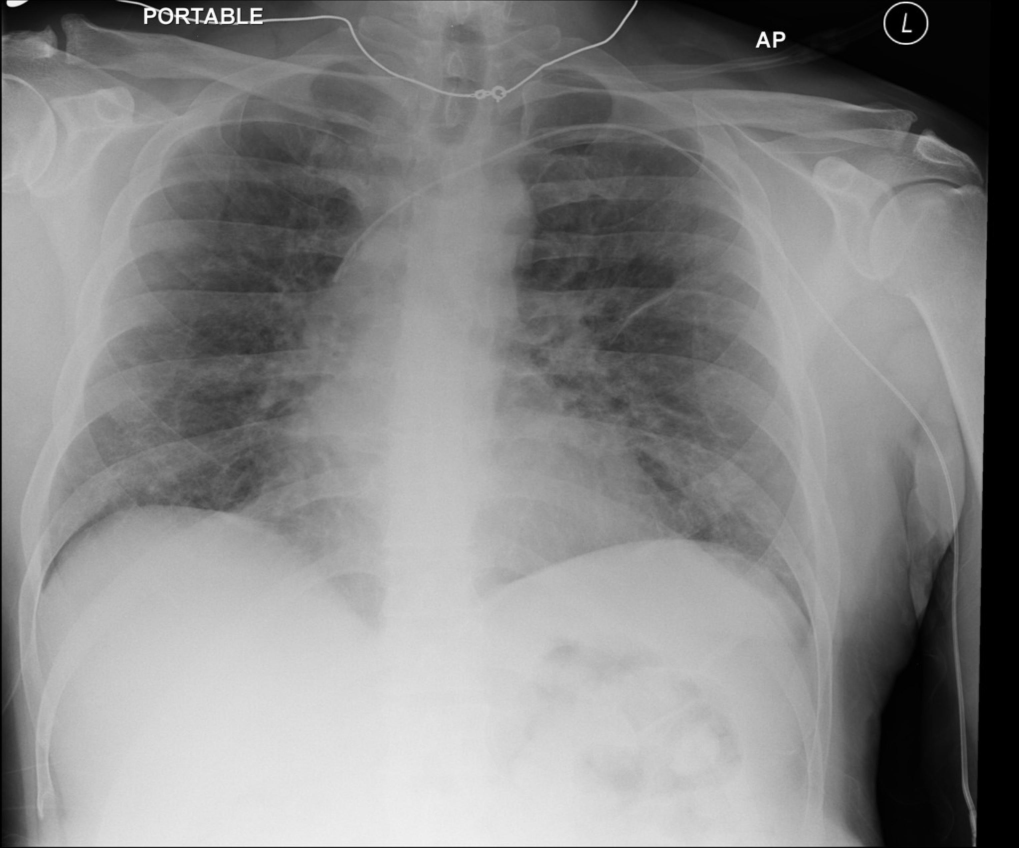
#> input picture MFCN_SMC/model_input/input_Catheter_Whole_RANZCR/train/1.2.826.0.1.3680043.8.498.10016038448650125162506685814898382210.jpg, 3056 x 2544 px, found by its file name (shown at 1/3 size); its folder holds 4 pictures in this run
$ python generate_patches.py
#> lines starting #> are read from the running program, lines starting #| are printed output that depends on the picture; after the words box and inside, x2 and y2 are one past the last pixel; in counts of white or black regions, pixels touching at a corner belong together; pictures that were not available may be replaced by others from this repository, and a replacement may not be noted
# generate_patches.py

import os
import cv2
import numpy as np
from PIL import Image

PATCH_SIZE = 512
PATCHES_PER_IMAGE = 5  # How many patches to extract per image

# === PATHS ===
original_dir = "../model_input/input_Catheter_Whole_RANZCR/train"
predicted_mask_dir = "../output/output_inference_segmentation_endtoendFCDenseNet_Whole_RANZCR/First_output/Whole"
gt_mask_dir = "../model_input/mask_Catheter_Whole_RANZCR/train"

patch_output_dir = "../model_input/patch_input/train"

os.makedirs(patch_output_dir, exist_ok=True)
os.makedirs(patch_output_dir + "/images", exist_ok=True)
os.makedirs(patch_output_dir + "/masks", exist_ok=True)

def extract_patches(image, mask, gt_mask, base_name):
    h, w = mask.shape
    mask_coords = np.argwhere(mask > 0)

    for i in range(PATCHES_PER_IMAGE):
        if len(mask_coords) == 0:
            break

        # Pick a random pixel where mask = 1
        y, x = mask_coords[np.random.choice(len(mask_coords))]

        # Define patch bounds
        top = max(y - PATCH_SIZE // 2, 0)
        left = max(x - PATCH_SIZE // 2, 0)
        bottom = min(top + PATCH_SIZE, h)
        right = min(left + PATCH_SIZE, w)

        # Adjust if at edge
        top = bottom - PATCH_SIZE
        left = right - PATCH_SIZE
        top = max(top, 0)
        left = max(left, 0)

        # Crop
        img_patch = image[top:bottom, left:right]
        mask_patch = gt_mask[top:bottom, left:right]

        # Save
        img_pil = Image.fromarray(img_patch)
        mask_pil = Image.fromarray(mask_patch)

        img_pil.save(f"{patch_output_dir}/images/{base_name}_patch{i}.png")
        mask_pil.save(f"{patch_output_dir}/masks/{base_name}_patch{i}.png")

        print(f"Saved: {base_name}_patch{i}.png")

def main():
    image_files = [f for f in os.listdir(original_dir) if f.endswith(".jpg")]

    for img_file in image_files:
        base_name = img_file.replace(".jpg", "")

        # Load original, predicted, and GT mask
        image = np.array(Image.open(os.path.join(original_dir, img_file)).convert("L"))
#> image is the input picture: shape (2544, 3056); min 0, max 255, mean 133.8
        predicted_mask = np.array(Image.open(os.path.join(predicted_mask_dir, f"{base_name}_mask.jpg")).convert("L"))
        gt_mask = np.array(Image.open(os.path.join(gt_mask_dir, img_file)).convert("L"))

        # Binarize predicted mask if needed
        predicted_mask = (predicted_mask > 127).astype(np.uint8)
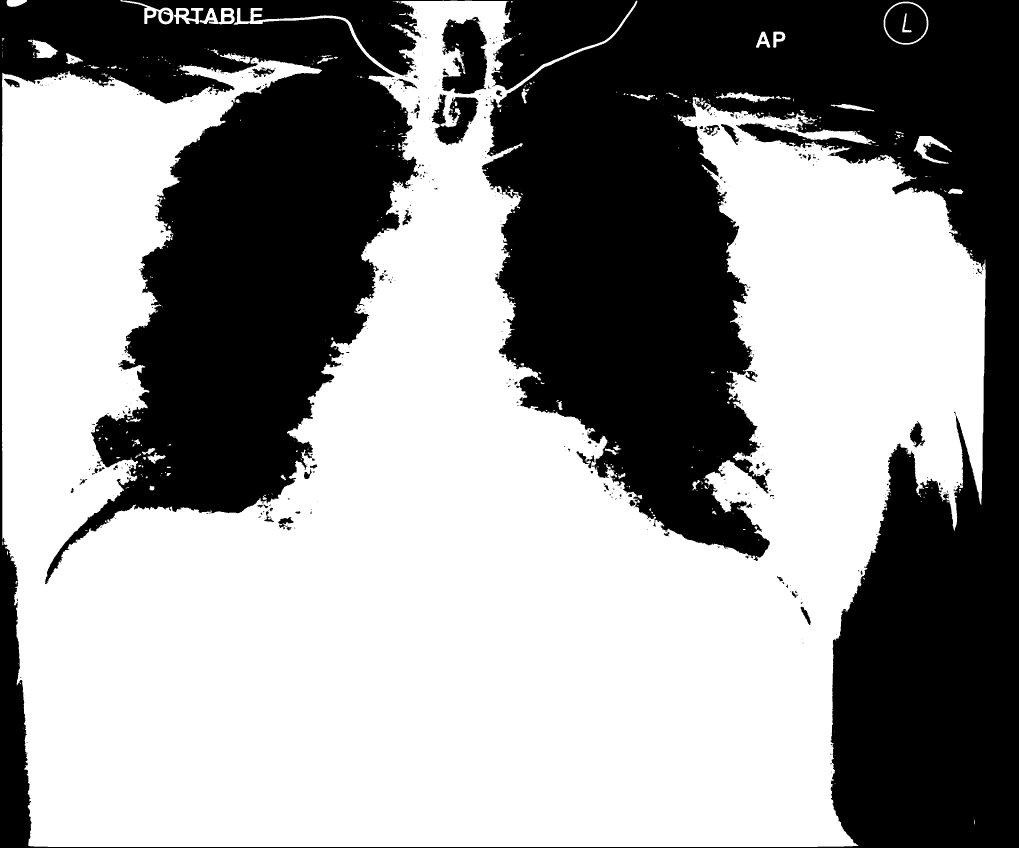
#> predicted_mask: shape (2544, 3056) (shown at 1/3 size); values 0 (black) and 1 (white), 58.5% white; 590 black regions (440 under 20 px), largest, box (x1, y1, x2, y2) and area: (0, 0, 3056, 2544) 3163481, (1325, 50, 1462, 282) 22083, (2656, 10, 2780, 129) 11288

        extract_patches(image, predicted_mask, gt_mask, base_name)
#> in extract_patches, `mask_coords = np.argwhere(mask > 0)`: mask_coords = 4545558 pairs, first value 0 to 2540, second value 6 to 2956
#> the loop in extract_patches, `for i in range(PATCHES_PER_IMAGE):` made 5 passes
#> (y, x, top, left, bottom, right) on passes 1 to 5: (2522, 1439, 2032, 1183, 2544, 1695), (1212, 1214, 956, 958, 1468, 1470), (1588, 271, 1332, 15, 1844, 527), (1602, 2035, 1346, 1779, 1858, 2291), (1590, 319, 1334, 63, 1846, 575)
#> pass 1, in extract_patches, `img_patch = image[top:bottom, left:right]`:
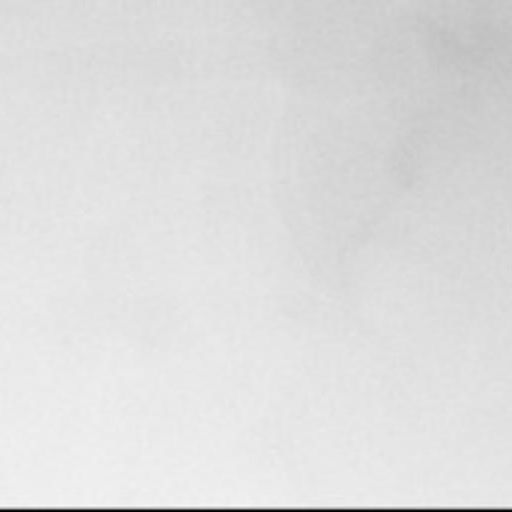
#> img_patch: shape (512, 512); min 0, max 248, mean 221.9
#> pass 2, in extract_patches, `img_patch = image[top:bottom, left:right]`:
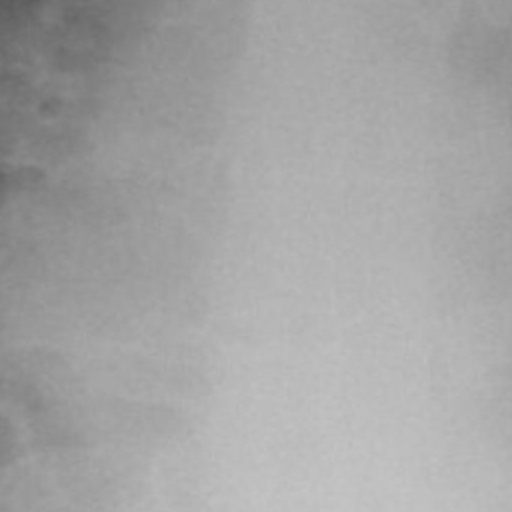
#> img_patch: shape (512, 512); min 92, max 197, mean 164.5
#> pass 3, in extract_patches, `img_patch = image[top:bottom, left:right]`:
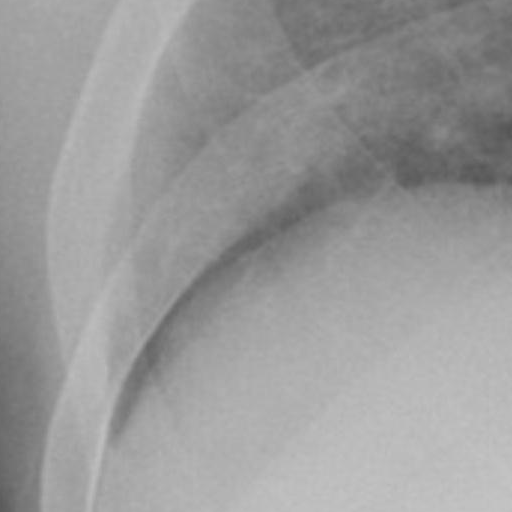
#> img_patch: shape (512, 512); min 84, max 197, mean 154.1
#> after the loop in extract_patches, `for i in range(PATCHES_PER_IMAGE):`:
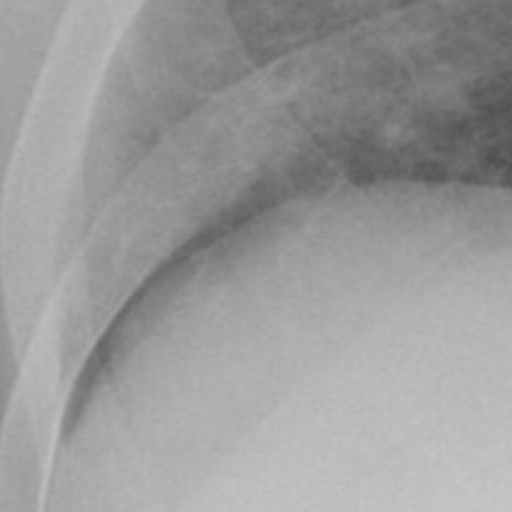
#> img_patch: shape (512, 512); min 79, max 198, mean 154.9
#> pass 2 of the loop in main, `for img_file in image_files:`:
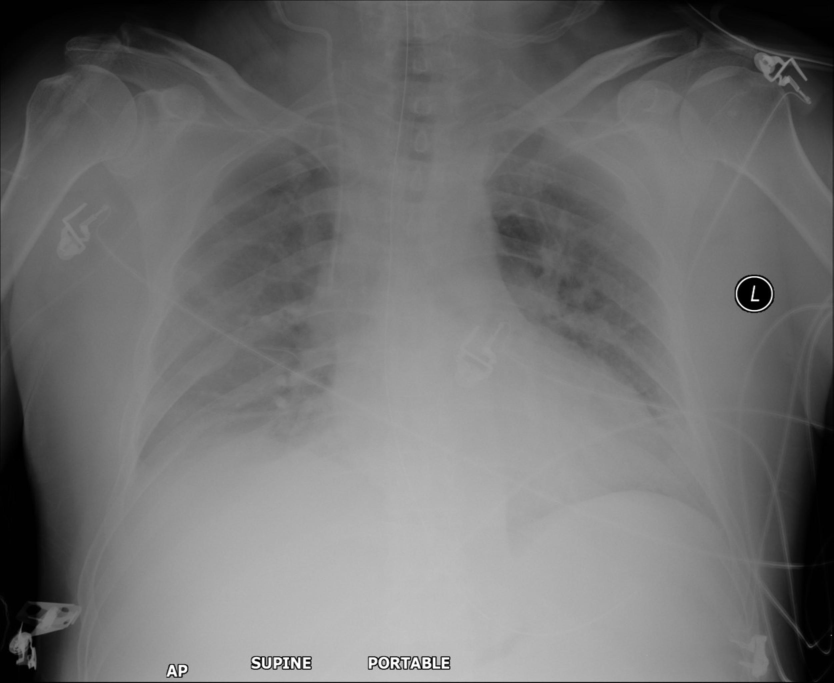
#> input picture MFCN_SMC/model_input/input_Catheter_Whole_RANZCR/train/1.2.826.0.1.3680043.8.498.10208268717374121080569723584112891060.jpg, 2500 x 2048 px, found by its file name (shown at 1/3 size)
#> in main, image is the input picture: shape (2048, 2500); min 0, max 255, mean 113.2
#> in main, `predicted_mask = (predicted_mask > 127).astype(np.uint8)`:
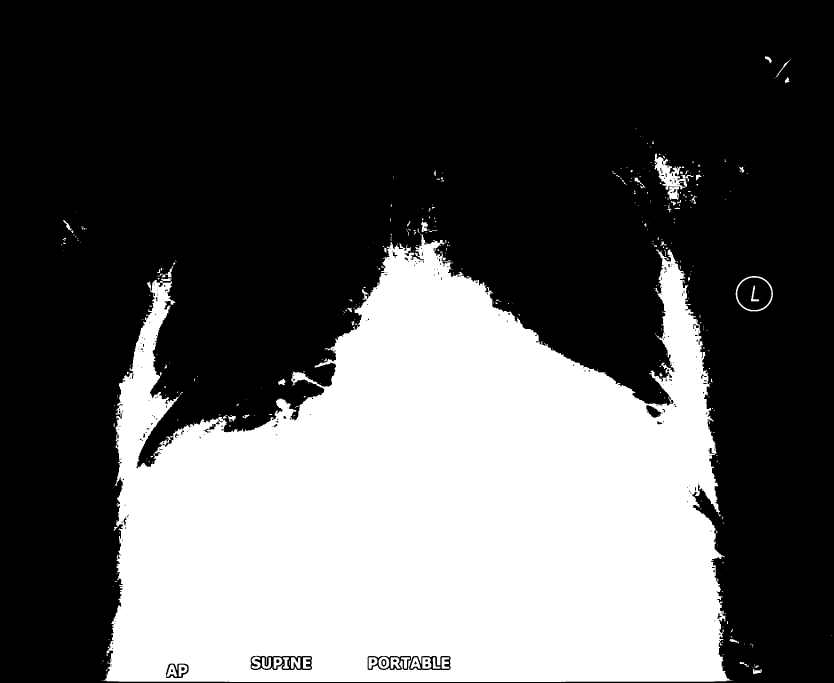
#> predicted_mask: shape (2048, 2500) (shown at 1/3 size); values 0 (black) and 1 (white), 35% white; 402 white regions (275 under 20 px), largest, box (x1, y1, x2, y2) and area: (304, 704, 2200, 2046) 1766010, (1963, 459, 2061, 600) 5272, (2207, 828, 2319, 934) 1500
#> mask_coords = 1790107 pairs, first value 169 to 2045, second value 67 to 2494
#> the loop in extract_patches (call 2), `for i in range(PATCHES_PER_IMAGE):` made 5 passes
#> (y, x, top, left, bottom, right) on passes 1 to 5: (1970, 555, 1536, 299, 2048, 811), (1290, 1069, 1034, 813, 1546, 1325), (1241, 988, 985, 732, 1497, 1244), (1455, 834, 1199, 578, 1711, 1090), (1455, 1329, 1199, 1073, 1711, 1585)
#> after the loop in extract_patches (call 2), `for i in range(PATCHES_PER_IMAGE):`:
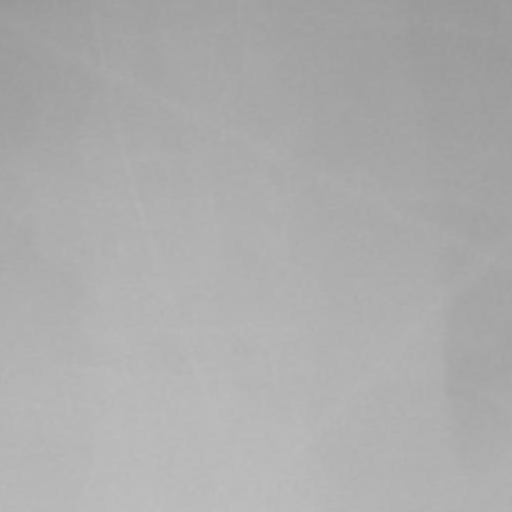
#> img_patch: shape (512, 512); min 150, max 192, mean 172.5
#> pass 3 of the loop in main, `for img_file in image_files:`:
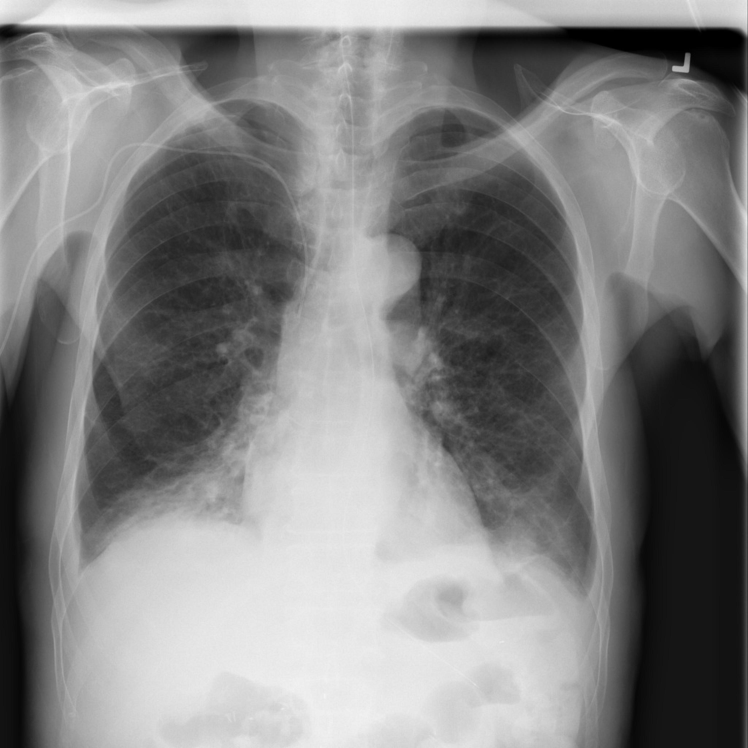
#> input picture MFCN_SMC/model_input/input_Catheter_Whole_RANZCR/train/1.2.826.0.1.3680043.8.498.10275924966005584439680705092328379356.jpg, 2992 x 2991 px, found by its file name (shown at 1/4 size)
#> in main, image is the input picture: shape (2991, 2992); min 0, max 247, mean 129.6
#> the loop in extract_patches (call 3), `for i in range(PATCHES_PER_IMAGE):` made 5 passes
#> (y, x, top, left, bottom, right) on passes 1 to 5: (1194, 923, 938, 667, 1450, 1179), (1727, 965, 1471, 709, 1983, 1221), (1513, 1853, 1257, 1597, 1769, 2109), (1381, 637, 1125, 381, 1637, 893), (1344, 1619, 1088, 1363, 1600, 1875)
#> pass 1, in extract_patches (call 3), `img_patch = image[top:bottom, left:right]`:
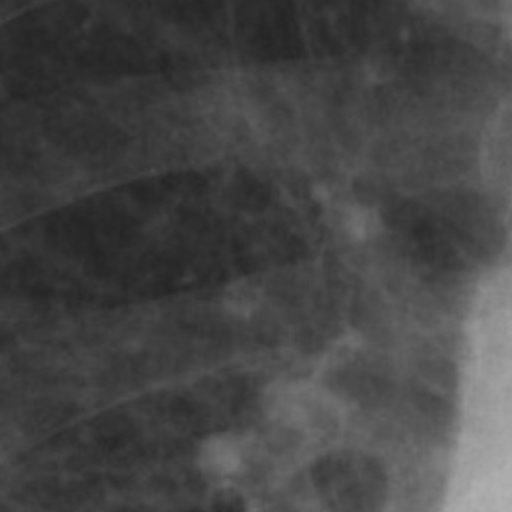
#> img_patch: shape (512, 512); min 36, max 178, mean 70.1
#> after the loop in extract_patches (call 3), `for i in range(PATCHES_PER_IMAGE):`:
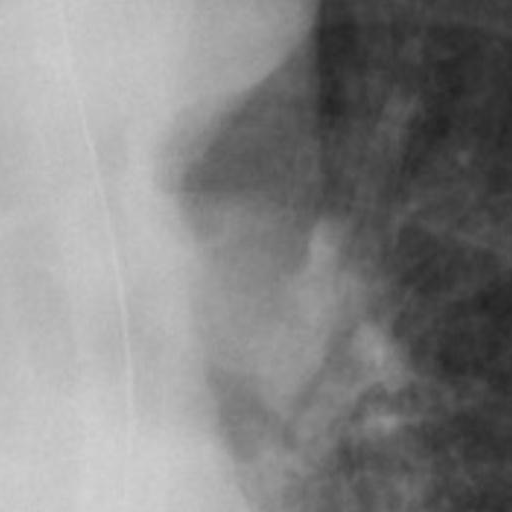
#> img_patch: shape (512, 512); min 33, max 211, mean 131.6
#> the loop made 4 passes; the first 3 are shown

if __name__ == "__main__":
#> (the run stopped early here; a loop or call above may not have finished)
